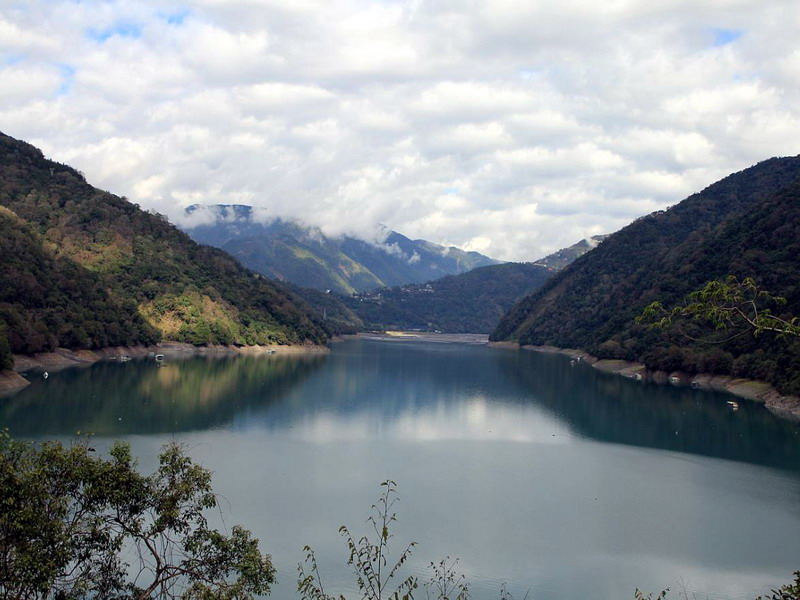
//> input picture samples/cpp/mao/rain.jpg, 800 x 600 px
$ ./cornerSubPix_Demo   (built with g++ and OpenCV 4)
//> lines starting //> are read from the running program, lines starting //| are printed output that depends on the picture; after the words box and inside, x2 and y2 are one past the last pixel; in counts of white or black regions, pixels touching at a corner belong together
/**
 * @function cornerSubPix_Demo.cpp
 * @brief Demo code for refining corner locations
 * @author OpenCV team
 */

#include "opencv2/highgui/highgui.hpp"
#include "opencv2/imgproc/imgproc.hpp"
#include <iostream>
#include <stdio.h>
#include <stdlib.h>

using namespace cv;
using namespace std;

/// Global variables
Mat src, src_gray;

int maxCorners = 10;
int maxTrackbar = 25;

RNG rng(12345);
const char* source_window = "Image";

/// Function header
void goodFeaturesToTrack_Demo( int, void* );

/**
 * @function main
 */
int main( int, char** argv )
{
  /// Load source image and convert it to gray
//  src = imread( argv[1], 1 );
  src = imread( "/home/peter/opencv-2.4.11/samples/cpp/mao/rain.jpg", 1 );
//> src is the input picture: 600 rows x 800 cols, CV_8UC3; mean B, G, R 143.2, 137.5, 130.5
  cvtColor( src, src_gray, COLOR_BGR2GRAY );
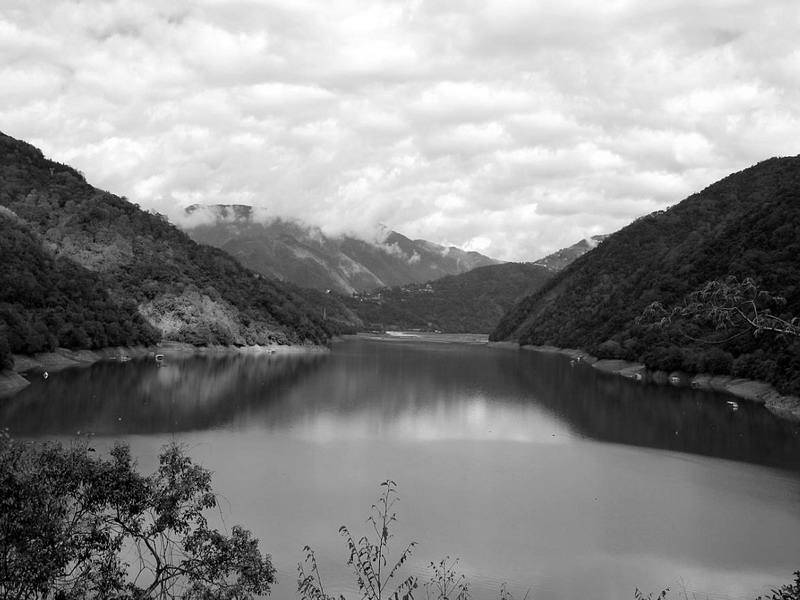
//> src_gray: 600 rows x 800 cols, CV_8UC1; min 0, max 255, mean 136.1

  /// Create Window
  namedWindow( source_window, WINDOW_AUTOSIZE );

  /// Create Trackbar to set the number of corners
  createTrackbar( "Max  corners:", source_window, &maxCorners, maxTrackbar, goodFeaturesToTrack_Demo );

  imshow( source_window, src );
  moveWindow( source_window, 100,100 );

  goodFeaturesToTrack_Demo( 0, 0 );

  waitKey(0);
  return(0);
}

/**
 * @function goodFeaturesToTrack_Demo.cpp
 * @brief Apply Shi-Tomasi corner detector
 */
void goodFeaturesToTrack_Demo( int, void* )
{
  if( maxCorners < 1 ) { maxCorners = 1; }

  /// Parameters for Shi-Tomasi algorithm
  vector<Point2f> corners;
  double qualityLevel = 0.01;
  double minDistance = 10;
  int blockSize = 3;
  bool useHarrisDetector = false;
  double k = 0.04;

  /// Copy the source image
  Mat copy;
  copy = src.clone();

  /// Apply corner detection
  goodFeaturesToTrack( src_gray,
               corners,
               maxCorners,
               qualityLevel,
               minDistance,
               Mat(),
               blockSize,
               useHarrisDetector,
               k );
//> corners = 10 Points (x, y): [45, 373], [665, 210], [373, 560], [186, 511], [160, 568], [63, 163], [50, 159], [116, 549], [699, 192], [96, 548]


  /// Draw corners detected
  cout<<"** Number of corners detected: "<<corners.size()<<endl;
//| ** Number of corners detected: 10
  int r = 4;
  for( size_t i = 0; i < corners.size(); i++ )
     { circle( copy, corners[i], r, Scalar(rng.uniform(0,255), rng.uniform(0,255), rng.uniform(0,255)), -1, 8, 0 ); }
//> this loop made 10 passes
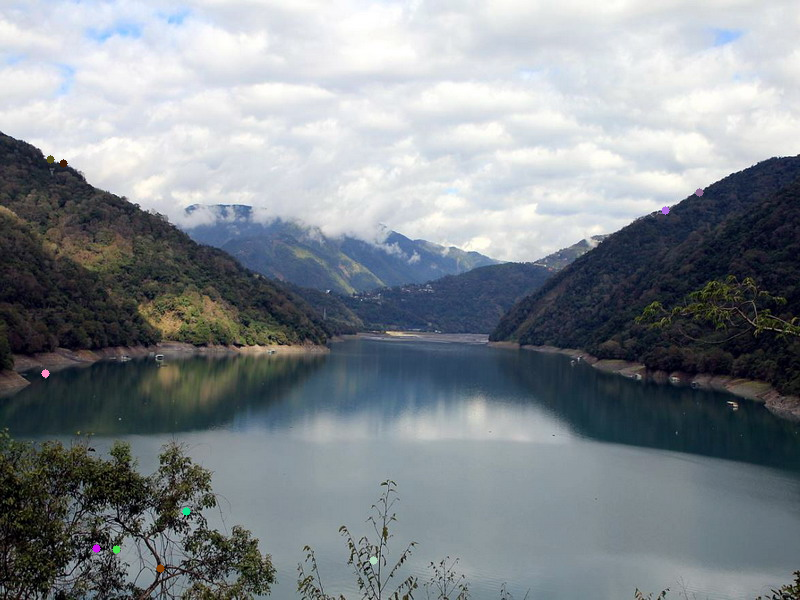
//> copy: 600 rows x 800 cols, CV_8UC3; 0.1% of pixels changed, all inside (x1, y1, x2, y2) = (41, 155, 704, 573)

  /// Show what you got
  namedWindow( source_window, WINDOW_AUTOSIZE );
  imshow( source_window, copy );

  /// Set the neeed parameters to find the refined corners
  Size winSize = Size( 5, 5 );
  Size zeroZone = Size( -1, -1 );
  TermCriteria criteria = TermCriteria( CV_TERMCRIT_EPS + CV_TERMCRIT_ITER, 40, 0.001 );

  /// Calculate the refined corner locations
  cornerSubPix( src_gray, corners, winSize, zeroZone, criteria );
//> corners = 10 Points (x, y): [46.56, 374.3], [665.2, 210.4], [370.9, 560.6], [187.4, 512.3], [160, 568], [61.07, 163.5], [50.62, 159.9], [117.8, 548.1], [699.4, 192.1], [96, 548]

  /// Write them down
  for( size_t i = 0; i < corners.size(); i++ )
     { cout<<" -- Refined Corner ["<<i<<"]  ("<<corners[i].x<<","<<corners[i].y<<")"<<endl; }
}

$ run again, with samples/cpp/mao/1.jpg copied over samples/cpp/mao/rain.jpg
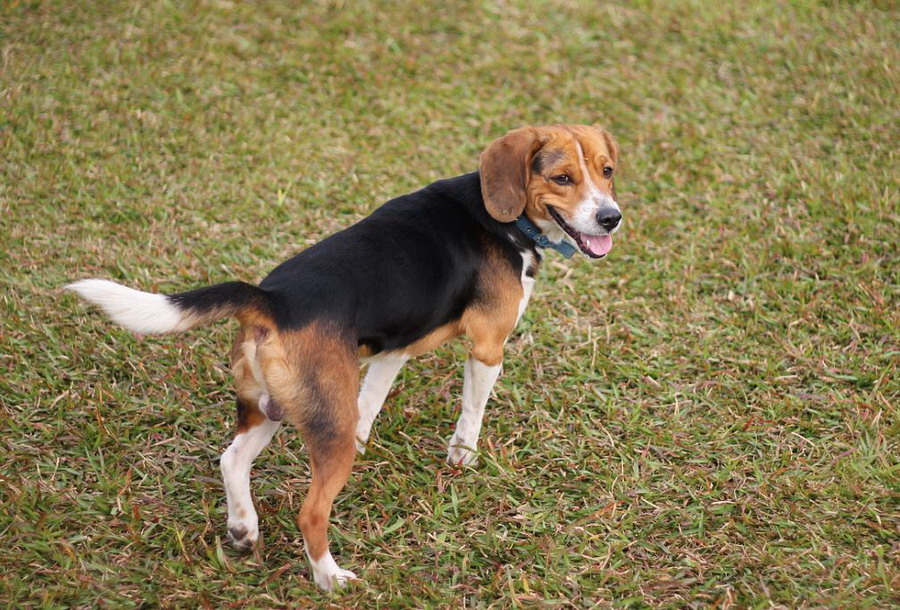
//> input picture samples/cpp/mao/1.jpg, 900 x 610 px
//> src is the input picture: 610 rows x 900 cols, CV_8UC3; mean B, G, R 80.2, 122.2, 136.2
//> `cvtColor( src, src_gray, COLOR_BGR2GRAY );`:
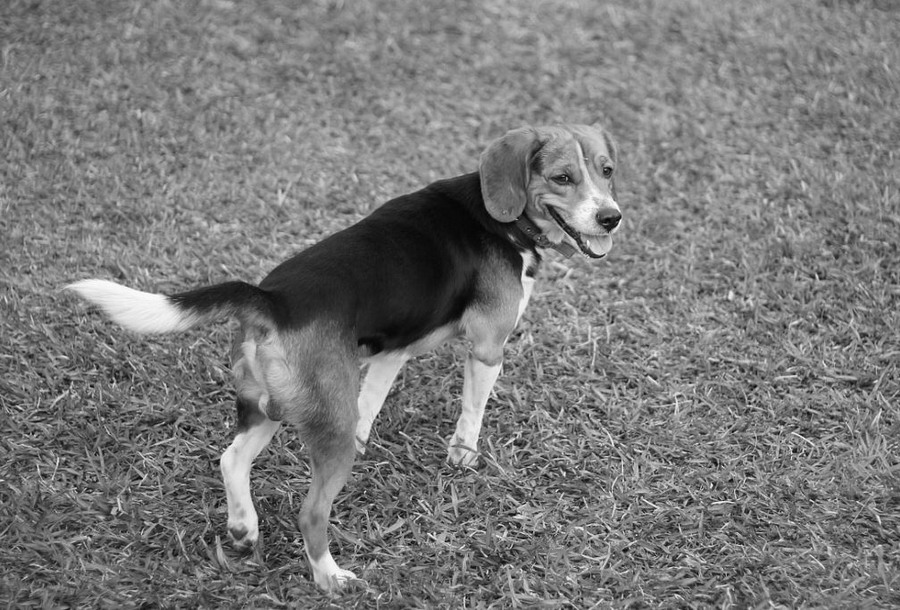
//> src_gray: 610 rows x 900 cols, CV_8UC1; min 3, max 254, mean 121.6
//> in goodFeaturesToTrack_Demo, `goodFeaturesToTrack( src_gray, corners, maxCorners, qualityLevel, minD..`: corners = 10 Points (x, y): [141, 478], [399, 431], [298, 541], [598, 564], [445, 541], [516, 434], [521, 253], [512, 577], [286, 539], [749, 403]
//| ** Number of corners detected: 10
//> the loop in goodFeaturesToTrack_Demo, `for( size_t i = 0; i < corners.size(); i++ ) { circle( copy, corners[i..` made 10 passes
//> after the loop in goodFeaturesToTrack_Demo, `for( size_t i = 0; i < corners.size(); i++ )`:
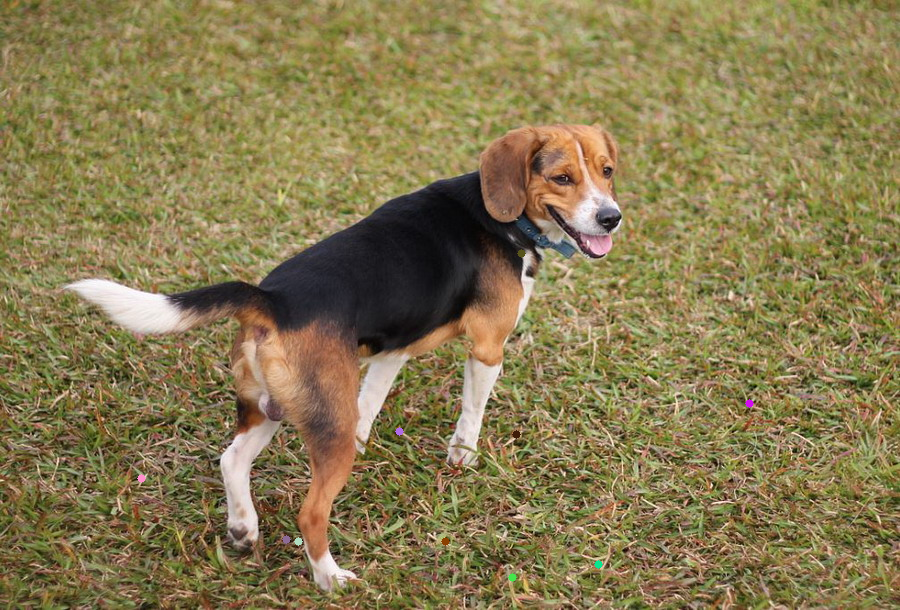
//> copy: 610 rows x 900 cols, CV_8UC3; 0.09% of pixels changed, all inside (x1, y1, x2, y2) = (137, 249, 754, 582)
//> in goodFeaturesToTrack_Demo, `cornerSubPix( src_gray, corners, winSize, zeroZone, criteria );`: corners = 10 Points (x, y): [143.7, 478.4], [397.7, 430.6], [298, 541], [598, 564], [444, 542.1], [518.7, 434.8], [519.4, 252.4], [510.2, 577.3], [289.6, 542.9], [749.1, 405.2]
//> the loop in goodFeaturesToTrack_Demo, `for( size_t i = 0; i < corners.size(); i++ ) { cout<<" -- Refined Corn..` made 10 passes
//|  -- Refined Corner [0]  (143.692,478.399)
//|  -- Refined Corner [1]  (397.74,430.605)
//|  -- Refined Corner [2]  (298,541)
//|  -- Refined Corner [3]  (598,564)
//|  -- Refined Corner [4]  (444.029,542.119)
//> (output is shown up to pass 5 of 10)

$ run again, with samples/cpp/mao/2.jpg copied over samples/cpp/mao/rain.jpg
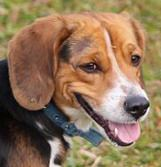
//> input picture samples/cpp/mao/2.jpg, 161 x 167 px
//> src is the input picture: 167 rows x 161 cols, CV_8UC3; mean B, G, R 88.8, 116.6, 143.9
//> `cvtColor( src, src_gray, COLOR_BGR2GRAY );`:
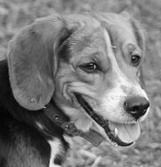
//> src_gray: 167 rows x 161 cols, CV_8UC1; min 1, max 254, mean 121.6
//> in goodFeaturesToTrack_Demo, `goodFeaturesToTrack( src_gray, corners, maxCorners, qualityLevel, minD..`: corners = 10 Points (x, y): [49, 141], [94, 65], [132, 142], [45, 105], [136, 120], [132, 59], [64, 136], [115, 128], [118, 145], [148, 105]
//| ** Number of corners detected: 10
//> the loop in goodFeaturesToTrack_Demo, `for( size_t i = 0; i < corners.size(); i++ ) { circle( copy, corners[i..` made 10 passes
//> after the loop in goodFeaturesToTrack_Demo, `for( size_t i = 0; i < corners.size(); i++ )`:
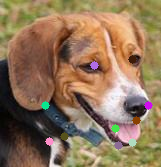
//> copy: 167 rows x 161 cols, CV_8UC3; 1.82% of pixels changed, all inside (x1, y1, x2, y2) = (41, 55, 153, 150)
//> in goodFeaturesToTrack_Demo, `cornerSubPix( src_gray, corners, winSize, zeroZone, criteria );`: corners = 10 Points (x, y): [47.45, 140.3], [93.53, 62.41], [133.8, 141.2], [44.4, 106.8], [136.1, 120.8], [131.2, 55.1], [61.42, 137.3], [115, 128], [118, 145], [149.9, 103.5]
//> the loop in goodFeaturesToTrack_Demo, `for( size_t i = 0; i < corners.size(); i++ ) { cout<<" -- Refined Corn..` made 10 passes
//|  -- Refined Corner [0]  (47.4481,140.326)
//|  -- Refined Corner [1]  (93.5329,62.412)
//|  -- Refined Corner [2]  (133.779,141.247)
//|  -- Refined Corner [3]  (44.3993,106.851)
//|  -- Refined Corner [4]  (136.137,120.81)
//> (output is shown up to pass 5 of 10)
